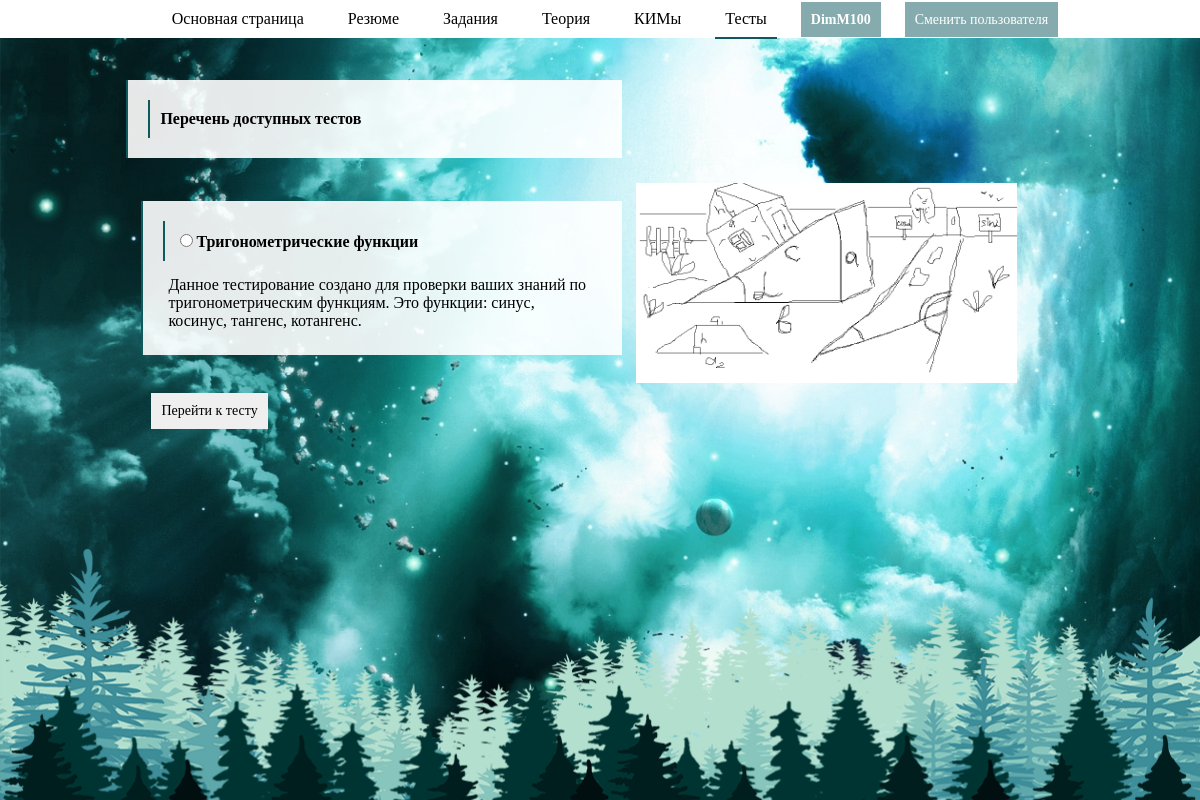
Screenshot of /test/ (signed in) with the database file from the repository.
### test_list/models.py (models this page shows, shortened)
class Test(models.Model):
    title_test = models.CharField(max_length = 120)
    text_test = models.TextField()
    date_test = models.DateField()
    img_test = models.CharField(max_length = 120)
    ID_person = models.ForeignKey(User, on_delete = models.PROTECT)

### regauth/views.py (the view)
    def check_autor(request):
        if(request.user.is_authenticated):
            return index(request) # Сама функция
        else:
            return redirect('/login')

### regauth/views.py (called while the page is built)
def check_autorization(index):
    def check_autor(request):
        if(request.user.is_authenticated):
            return index(request) # Сама функция
        else:
            return redirect('/login')
    return check_autor

### test_list/views.py (called while the page is built)
@check_autorization
def test_lobby_index(request):
    tests = Test.objects.order_by("-id")
    context = {"tests": tests}
    if(request.method == 'POST'):
        request.session['ID_test'] = request.POST.get("radio-test-chose")
        return redirect('/test/test_begin')
    return render(request, 'test_list/index_lobby.html', context)

### test_list/templates/test_list/index_lobby.html (shortened to what this page needs)
{% extends "wrapper.html" %}
{% block content %}
<div class='header' id='header-index'>
  <a class='header-index-a' id='header-index-a-main_list' href="/">Основная страница</a>
  <a class='header-index-a' id='header-index-a-resume' href="/resume">Резюме</a>
  <a class='header-index-a' id='header-index-a-quest' href="/quest">Задания</a>
  <a class='header-index-a' id='header-index-a-theory' href="/theory">Теория</a>
  <a class='header-index-a' id='header-index-a-kim' href="/kim">КИМы</a>
  <a class='header-index-a-active' id='header-index-a-test' href="/test">Тесты</a>
  <a class='header-index-a' id='header-index-login'>{{ user }}</a>
  <a class='header-index-a' id='header-index-a-login' href="/login">Сменить пользователя</a>
</div>
<div class='full-news-block'>
  <div class='news-block'>
    <div class='news-block-title'>Перечень доступных тестов</div>
  </div>
  <form method="post" name="form-test-chose" class="news-block-text">
      {% for test in tests %}
        <div class='news-block'>
          <div class='news-block-title'>
            <input type="radio" name="radio-test-chose" value="{{ test.id }}">{{ test.title_test }}</input><br>
          </div>
          <div class='news-block-text'>
            {{ test.text_test }}
          </div>
        </div>
        <div class='news-block-img'>
          <img src='{{ test.img_test }}' class='news-block-img'>
        </div>
      {% endfor %}
    <input type="submit" class="submit-chose-test" name="submit-chose-test" value="Перейти к тесту">
  </form>
</div>
{% endblock %}

### main_list/static/css/style.css (style rules this page uses)
body { background-color: rgba(0, 0, 0); }
.header { position: fixed; background-color: white; text-align: center; display: absolute; top: 0; left: 0; width: 100%; padding: 10px; }
.header-index-a { padding: 10px; margin: 10px; background-color: white; text-decoration: none; color: black; }
.header-index-a-active { padding: 10px; margin: 10px; background-color: white; text-decoration: none; border-bottom: 2px solid rgba(14, 89, 94, 1); color: black; }
.submit-chose-test { font-family: "Times New Roman"; padding: 10px; margin: 10px; background-color: none; text-decoration: none; outline: none; border: none; font-size: 14px; }
.full-news-block { width: 80%; margin-top: 80px; margin-right: 20px; margin-bottom: 20px; margin-left: 10%; }
.news-block { vertical-align: middle; display: inline-block; padding: 10px; width: 50%; background-color: rgba(255,255,255,0.9); border-left: 2px solid rgba(14, 89, 94, 1); }
.news-block-title { font-weight: bold; font-family: "Times New Roman"; padding: 10px; margin: 10px; border-left: 2px solid rgba(14, 89, 94, 1); }
.news-block-text { font-family: "Times New Roman"; padding: 5px; margin: 10px; }
.news-block-img { vertical-align: middle; display: inline-block; padding: 5px; height: 200px; }
#header-index-login { font-weight: bold; font-size: 14px; color: white; background-color: rgba(14, 89, 94, 0.5); }
#header-index-a-login { font-size: 14px; color: white; background-color: rgba(14, 89, 94, 0.5); }

### rows the page displays
Test: title_test "Тригонометрические функции", text_test "Данное тестирование создано для проверки ваших знаний по тригонометрическим функциям. Это функции: синус, косинус, тангенс, котангенс.", img_test (picture)

### other values shown
{{ user }} "DimM100"
